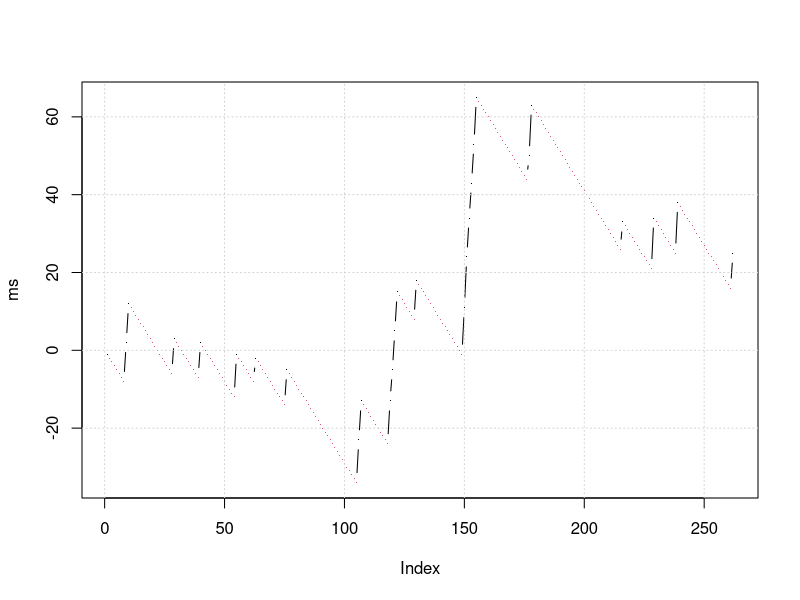

R code for this plot:
## ---- chunk 1
knitr::opts_chunk$set(echo = FALSE, message = FALSE)
library(knitr)
## ---- chunk 2
ttt <- data.frame(i = 0:5,
                  t_i = c("a", "b", "b", "a", "b", "a"),
                  MS = c(2, 1, 1, 2, 1, 1),
                  ms = c("2 001", "0 1", "1 01", "2 001", "0 1", "1 01"),
                  runs = c(NaN, 1, 0, 0, 1, 0))
kable(ttt)
## ---- chunk 3

ttt <- data.frame(i = 0:2,
                  SA_s = c("2 #", "0 ab#", "1 b#"),
                  BWT_s = c("b", "#", "a"))
kable(ttt)
## ---- chunk 4
rm(list=ls())
N <- 50
going_up <- runif(N) > 0.5
jump <- rbinom(N, 20, 0.5)
xl <- lapply(1:N, function(i) if(going_up[i]) jump[i] else rep(-1, jump[i]))

ms <- cumsum(do.call(c, xl))
M <- length(ms)
runs <- c(0, ms[2:M] - ms[1:(M-1)])
plot(ms, type='b', col = 1 + (runs == -1), pch='.')
grid()

